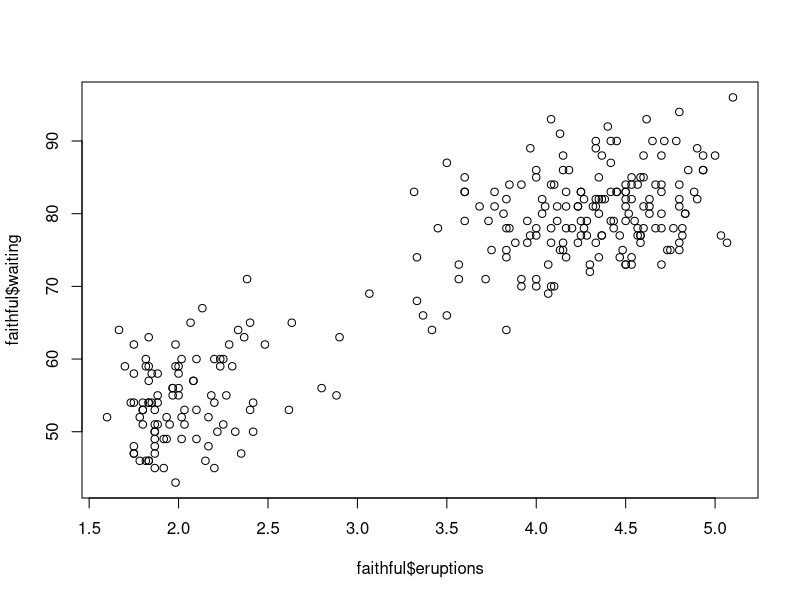
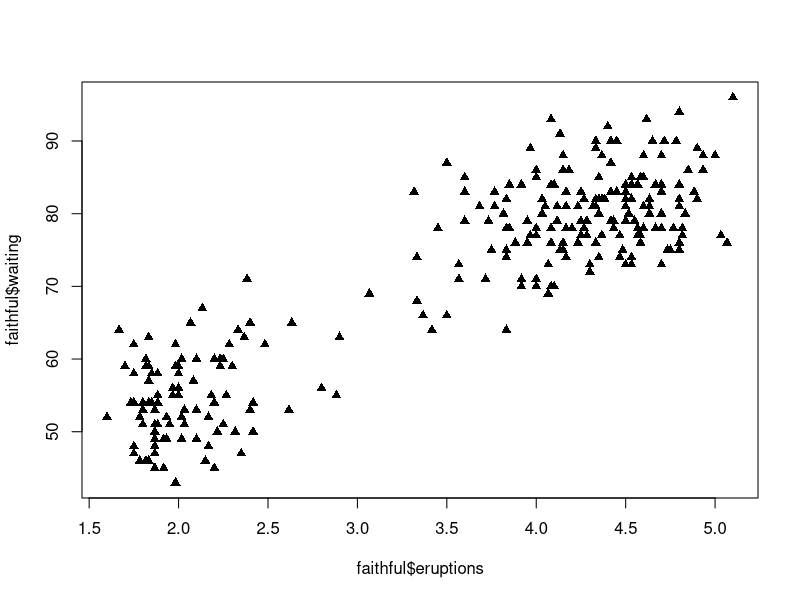
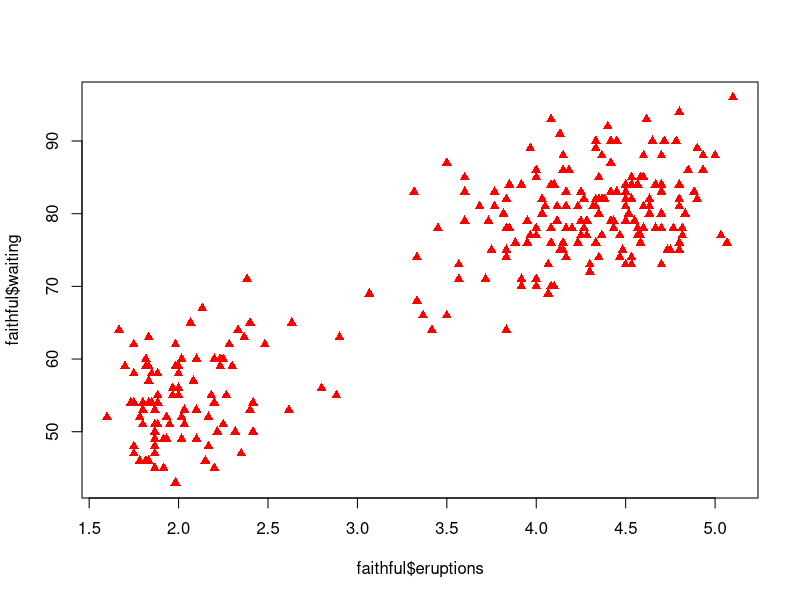
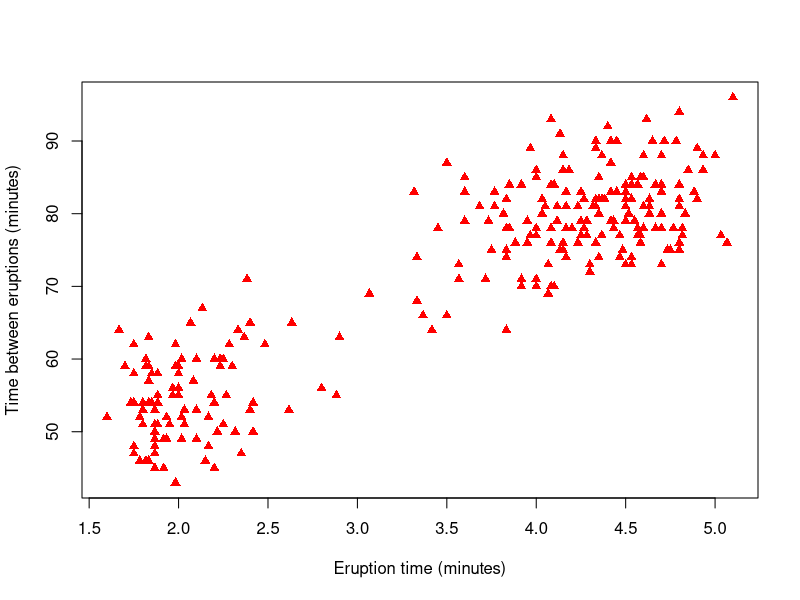
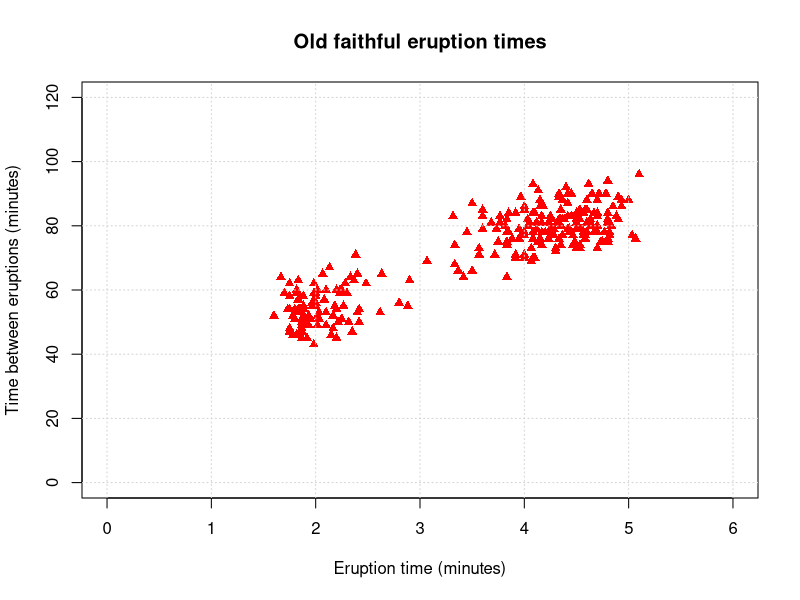
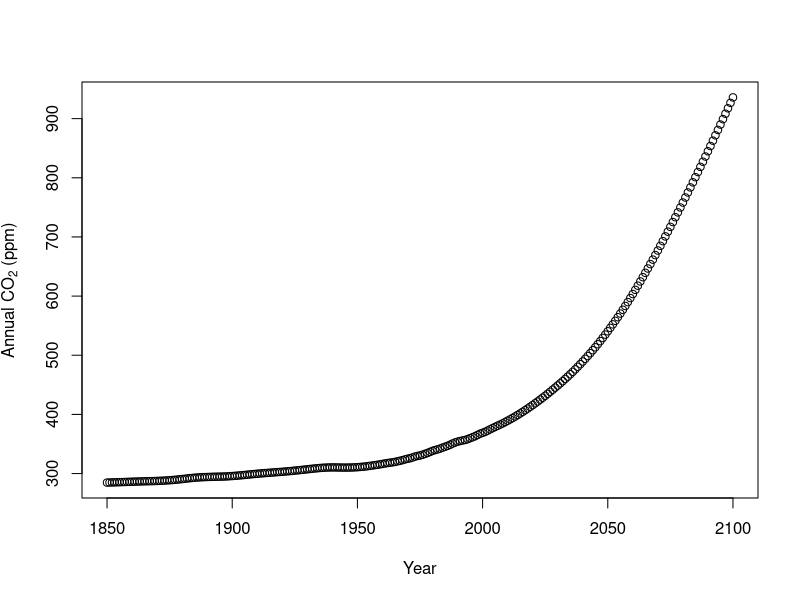
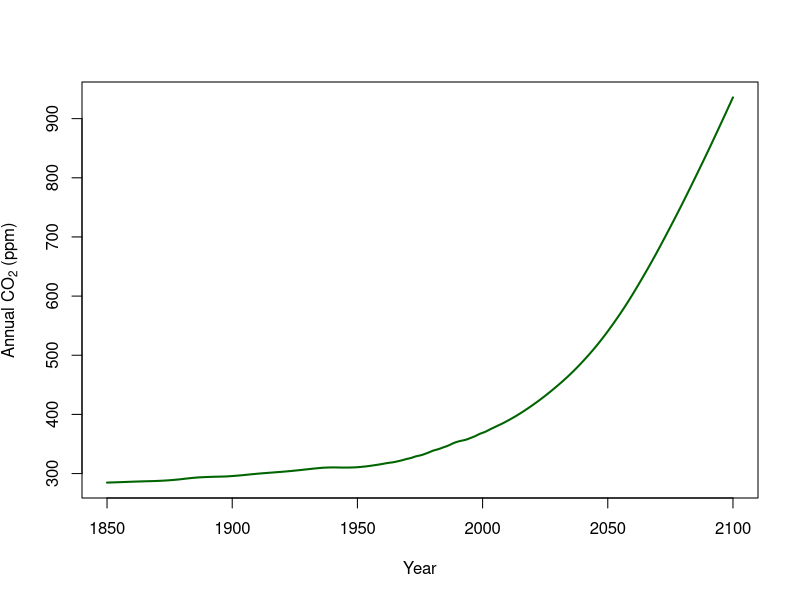

Here is the R script that generated these plots, in order:
#---
# Practical 1 - Using R in Earth System modelling part I

# Tom Matthews (Original Authors: Murray Hoggett and Tom Pugh)
# 18.09.2012
#---

#Hello! This is an R script  introducing R as a scientific computing language
#through climate data. 


##--- Getting started

# R is a standalone program but these days most people use it through the program
# R Studio. You can easily download (for free) R studio on to your laptop, but for ease
# on this course we are going to using an R Studio Cloud (basically R studio through 
# the internet). This makes life easier as we (the course leaders) can upload all the code
# and data to the cloud, meaning you don't have to worry about downloading anything!

##NB Make sure you have watched the introductory video before working through the script,
# as this will show you how the cloud R studio version works!

#An answers / output file is on Canvas that accompanies the practical. This file shows
#how all the output (e.g. code output, plots etc) should look. So if you think something
#doesn't look right, or you get stuck on the code it yourself parts below, have a look
#at this file.

#Code in this script can be
#executed within the script by clicking on the line in this document and
#pressing *Ctrl+Enter* (or *Cmd+Enter* for mac users), which makes the results
#appear in the terminal below. Opening this document in any other program (e.g.
#a text editor) than R studio will lead to you being able to see the code, but
#not being able to run it.


###--- Introducing R ---
# R is quite easy to start working with. R is a fully fledged programming
# language and therefore can be hugely powerful for analyzing data. It allows
# you to analyse much bigger datasets than are possible in other programs (such
# as Microsoft Excel), and there are many jobs for people skilled in R and
# analyzing data. The two introductory practicals of the module will introduce some parts of
# R, will teach finding summary statistics (such as mean, median, standard
# deviation etc.), and will teach how to make a number of different types of
# graphs and maps. This specific practical will show you some of the basics of
# R to allow you to get started using R as a programming language for science,
# so you can discover cool stuff and make publication quality figures quickly
# and easily.


###--- R programming 101 part 1 - the variable. ---
# Lets jump straight in. We are going to teach you a few bits of programming to
# make your life easier. Don't panic, we are not about to ask you to write loads
# of complex code or build new software or anything like that. **We don't
# actually expect you to remember any of this code or any of these commands**.
# You will always have these R scripts, so you can just copy and paste code
# and modify it as you need. 

# The first important concept in programming you need to know to be able to use
# R is the concept of a "variable". A variable is like an postal address. It
# refers to a location in computer memory. It is a location that we can store
# almost anything. Below this paragraph is the first piece of code (anything
# without "#" in front of it). In this first piece of code we make a variable
# called my_var and store the number 144 in it.

# Creates a variable called "my_var" and stores the number 144 in it.
my_var <- 144

# To run the code above, you need to click on the line and press *Ctrl+Enter*
# (or *Cmd+Enter* on a mac). Alternatively you can highlight the row of code and click
# the run button at the top. You will see the command appear on the
# console window below this editor. R has stored the number 144 somewhere in
# your computer's memory, and given that space in memory the address "my_var".

# The rules for creating variables are simple:

# *  Variable names can have letters, numbers, full stops, or underlines. Don't use any other characters. 
# *  Variable names must start with a letter (they cannot start with a number)
# *  Variable names must not contain a space or any other characters

# So "my_var", "My_var", "MY_VAR", "My_var1" are all valid variable names. 

# Invalid variable names would be "1my_var" (because it starts with a number) or
# "my_var#1" (because it contains a character which isn't a letter, number, full
# stop or underline)

# Lastly, variable names do not have to have the words "my" and "var" in them.
# General advice is to call your variable a name which gives an idea of what is
# contained inside it. E.g. if you had some climate data from a Global Climate
# Model that you were going to store in a variable, calling that variable
# "GCM_data", or "gcm_data_1" might be sensible.

# We use the <- operator to assign values. The = operator works in the same way,
#so my_var <- 144 and my_var = 144, do the same thing: they assign the value of 144
#to the variable 'my_var'.

# Once you have made a variable, you can access whatever is stored in that
# variable by just using it's name. For example, to find out what we stored in
# the variable "my_var", just type it's name and press *Ctrl+Enter* (or
# *Cmd+Enter* on a mac); or alternatively you can highlight the code and click
# 'run' at the top of the screen.

# Print the contents of my_var to the screen
my_var

# If you run this code chunk, you should see an output underneath
# that looks something like "[1] 144". The "[1]" is unimportant - it just shows
# that this is output by R rather than what we typed in. The "144" is the
# important bit - the computer went to someplace in memory and retrieved that
# value for us. We can now do useful things with that data. (Note if you didn't
# see this output, you probably haven't run the first code chunk where we made
# the variable in the first place).

# Note, throughout this document you will see the "#" symbol and some text. This
# is called a "comment". Comments in your code allow you to write notes to
# yourself or to other people. If R sees the "#" symbol, it considers everything
# on the line after the '#' to be a comment and ignores it.


###--- R programming 101 part 2 - basic maths. ---

# Storing a single number isn't very useful if we can't do anything with that.
# The whole point of a variable is that we can *reuse* it. All the standard
# mathematical operations can be done on a variable.

# For example, we can add a number to a variable like this:
my_var + 4

# You will see the output printed in the console window below. You will see
# this is the same as if you do

144 + 4

# That's right - R can be used as a standard calculator!

# Lets look at the rest of the mathematical operations on variables: 

# Subtraction:

my_var - 7.5

# Multiplication 

my_var * 1000

# Division

my_var / 12

# Brackets and longer expressions

((my_var + 4) / 10) + (2*my_var) + (1/4)

# Raising to a power 

my_var^2

# You can also store the result of mathematical operations in a new variable. Let's try some variations of that: 

# Create a new variable and store the value of Pi in it 

pi_3dp <- 3.142

# Create a radius variable and store the radius of some circle in it

radius <- 5

# Find the area of this circle

circle_area <- pi_3dp * radius^2

# You shouldn't see any output from this yet. We have just stored the circle's
# area in a variable called "circle_area". We haven't yet printed it to our
# screen. We can see the value in this variable by running just the variable
# name on it's own.

# Print the contents of circle_area to the screen in the "console" area

circle_area

# So our circle with radius 5 has an area of 78.55 units squared. 

### Ok I get it, but what else can be stored in a variable? 
# Lots of other data types can be stored in a variable. This is why a variable
# is like an address for a house. You can store lots of things in a house, or
# just a few things - you don't just have to store one number like we have in
# the "my_var" and the "pi_3dp" examples. For example, you can store a string of
# several characters:

# Make a variable containing a string
my_fav_sentence = "climate data is cool"
# Print the contents of the varible
my_fav_sentence 

# Or you can store several numbers in an object called a "vector". For example, we could store the Fibonacci sequence 

# Make a vector containing the start of the Fibonacci sequence

fib <- c(0, 1, 1, 2, 3, 5, 8, 13, 21, 34)

# Print the contents of the fib variable to the screen

fib

# A vector is made with the concatenate function. This has the form "c()", where
# any number of "things" can go in between the brackets. These things must be
# separated by a comma. We will see this function many times in this series of R
# practicals. You can also use characters instead of number

cha <- c("a", "b", "c")

cha

# The concatenate function is useful because we can apply mathematical
# operations to everything inside the vector (if they are numeric) at the same time. For example to
# double every number in the "fib" variable, all we need to do is:

# Multiply every number inside the fib variable by 2.

fib * 2

# We could also store a 2 dimensional matrix of numbers in a variable 

# Create a matrix of test data with 3 rows, containing the numbers 1:12

my_mat = matrix(1:12, nrow = 3)

# Print the matrix to the screen

my_mat

# Ok, you can store lots of things in a variable. This is kinda boring. 
# I know, this hasn't been interesting so far. But if you don't know the rules
# of naming variables in R and how to use them, you can't do very much. Also
# note that we can now do simple or complex mathematical operations on a whole
# matrix of numbers at the same time. This can allow us to calculate new
# quantities super quickly, or change units for all of our data at the same
# time, etc. Lets move onto something more interesting. Lets get a small
# dataset, and make some graphs.

# The "data()" function is a special function in R that loads a small practise
# datasets for you into a variable of the same name as between the quotes (in
# this case, "faithful"). This is not the normal way to load your own data into R, so
# don't worry about it! # We will show you how to read a dataset into R properly below

data("faithful")

#We can print the whole dataset to the console, or we can use the head() function
#to just look at the top few rows

faithful

head(faithful)

# This is a tiny dataset (only 272 rows long) of eruptions from the Old Faithful
# geyser in Yellowstone National Park, USA. It has two columns: the first
# providing the eruption time in mins, and the second the waiting time in mins
# to the next eruption

# As we don't know much about the dataset we have just loaded into the
# "faithful" variable, lets use two functions to explore what the faithful data
# is. The first function is the "dim()" function, which tells us the dimensions
# of the data (i.e. the number of rows and columns). The second function is the
# "str()" function, short for structure. These two functions are super useful
# when you have new data and you want to work out how to use it / how to plot it
# / how to summarize it / etc.

# Find the dimensions of the data stored in the faithful variable

dim(faithful)

# This tells us that the data stored in the faithful variable has 272 rows and 2
# columns. You might be thinking we can see this from just typing "faithful" and
# looking at how many rows the output says. This works for a very small dataset
# like the faithful dataset, but for datasets of millions of lines you might be
# waiting several minutes at everything is printed to screen. Or your computer
# might crash as it tries to do too much. But the dim() function handles big
# datasets with ease. You can also use nrow() and ncol() to work out the number
# of rows and columns individually.

# Lets get a little more information about the faithful data with the "str()" function
# Print the structure of the faithful variable to the screen

str(faithful)

# So this tells us that the data inside the "faithful" variable is something
# called a dataframe (these are similar to a matrix but with some different features, which
# we will go over later). Like the dim function, the str() function tells us there
# are 272 rows and 2 columns. It tells us that the two columns are called
# "eruptions" and "waiting". It tells us that all the data in both the eruptions
# column and the waiting column are numbers. This means the data can be
# immediately plotted! And finally the str() function shows us the first few
# entries in each column.

# Lets make a scatter graph plotting the eruption times on the x axis, and the
# waiting times on the y axis. To be able to do this we need to know how to plot
# on two axes, and we need to know how to get at the data in each column of a
# dataframe. But first, we should probably also talk about what a dataframe is.


###--- R programming 101 part 3 - subsetting dataframes or matrices. ---
# In R, the most common way to store data is in a dataframe. This is kind of
# like an excel spreadsheet (and a bit like the matrix we discussed above),
# in that it has rows and columns. It is much more
# powerful than excel though, as it can have millions of rows of data without
# crashing, while excel does not manage such big datasets.

# You can access data in dataframes in a couple of different ways. The first way
# is to use the "$" symbol and the column name to extract the whole column. This
# is most often useful for plotting, when plotting all of one column against
# another is a common thing to want to do:

# Print the whole eruptions column

faithful$eruptions

# The second way to extract data from a dataframe is with the square bracket
# notation. This will be very useful later, as this is also how we extract
# subsets of data from matrices, which will will meet again in next week's practical

# In the square bracket notation the first number specifies the row and the second number specifies the column. See below: 
# Print the fifth row of the first column of the faithful dataset

faithful[5,1]

# We can also specify several rows (or several columns) at the same time using a
# colon symbol ":". The colon symbol means "everything between these numbers".
# So 1:9 would mean the numbers 1,2,3,4,5,6,7,8 and 9. This is very useful for
# printing a range of data. See below:

# Print the first 5 rows of the first column

faithful[1:5, 1]

# Print rows 10 to 41 of the second column

faithful[10:41,2]

# Lastly, if we leave the rows or the columns space blank, it means all rows (or
# all columns). Therefore to print all rows of the second column, we can do
# this:

# Select all of the second column in the dataset (this is equivalent to faithful$waiting)
faithful[ ,2]

# we can even get R to show us that these two extraction methods are identical!

identical(faithful[ ,2], faithful$waiting)

# So, two different ways to do the same thing: helpful or confusing!? The reason
# it is useful to know both, is that the square bracket notation is more
# flexible, while the dollar sign notation is easier to understand.

# We now know everything we need to be able to plot the faithful data. The basic
# "plot()" function takes two main arguments, the series of numbers for the x
# axis, and the series of numbers for the y axis:

# Make a scatter plot of old faithful eruptions. The plot will appear in the window on the bottom left.

plot(x = faithful$eruptions, y = faithful$waiting)

# This is a good time to talk about functions. I have mentioned "functions"
# several times already without explaining what they are. So far, we have used
# the concatenate function "c()" to make a vector, the dimensions function
# "dim()" to find the dimensions of some data, the structure function "str()" to
# find more information about a dataset, and now the "plot()" function for
# plotting a scatter graph, as well as others above.

# In R, a function has the general structure of the function name, open
# brackets, then a series of one or more function arguments separated by commas.
# Like this: > some_random_function(argument1=a, argument2=b, argument3=c,
# argument4=d)

# Functions are often used without specifying the name of the argument. This is
# kind of lazy, but if you know how the function works it is fine. In this case,
# the above function would look like this: > some_random_function(a, b, c, d)

# An important note - don't call a variable the same name as a function. R will
# either throw an error, or actually overwrite that function with your variable.
# If this happens don't panic, just save your script, and close and restart R to
# go back to the defaults.

# For the plot function the first two arguments are the x and y data. But there
# are many other arguments. Lets explore a few. Lets start by changing the point
# marker, using the pch argument:

# Change plot symbols

plot(x = faithful$eruptions, y = faithful$waiting, pch = 17)

# There are loads of symbols - Google "plot pch in R" to find out others. 

# Then lets change the colour of the points. Don't forget to put quotation marks around
# "red", as it is a string of characters, and R likes strings of characters to
# be enclosed with quotation marks. Otherwise R would think red was a variable.

plot(x = faithful$eruptions, y = faithful$waiting, pch = 17, col= "red")

# So far we have changed the "pch" and "col" function arguments. The plot is
# looking better. But those axes labels don't look great. Lets change those.

# Use extra function arguments in the plot() function to change the axis labels.
plot(x=faithful$eruptions, y=faithful$waiting, pch=17, col="red", xlab="Eruption time (minutes)", ylab="Time between eruptions (minutes)")

# Now lets add a title with the "main" argument, and change the axis titles. Finally, often
# you want to control what values axes start from and finish at. The xlim and
# ylim function arguments control that. Be careful to use the concatenate
# function "c()" for the start and end values.

# Use extra function arguments for the plot() function to add a title, axis titles,  and change the limits of the plot. 
plot(x=faithful$eruptions, y=faithful$waiting, pch=17, col="red", xlab="Eruption time (minutes)",
     ylab="Time between eruptions (minutes)", main="Old faithful eruption times", 
     xlim= c(0,6), ylim= c(0, 120))

# Finally, lets add a subtle grid to the plot.

grid()

# You might forget how to use the "plot()" function, in which case you can
# either Google it (googling R problems is *very* recommended. Websites like
# stackoverflow.com have the answers to almost every programming question,
# ever), or you can use R's internal documentation pages. R's internal
# documentation can be accessed by putting a question mark before the function
# name (in this case, choose the first option that pops up):

?plot

###--- Real climate data ---
# It feels like time to start working with real climate data. In this section,
# we will revise what we have learnt about storing data inside a variable, and
# about functions. We will learn a couple of new functions to change the folder
# that R looks inside to find data, and a new function to read in data from a
# file. Lets get started!

# The easiest way to organize data files in R is to have the R script (i.e. this
# document you are reading right now) and the data files all in the same folder
# on your computer. This folder is then called your "working directory"
# (directory is another name for folder). In R, you use the "setwd()" (which is
# short for set working directory) function to set the working directory. Inside
# the quotation marks below, put the folder name where your data is. For this module
# we are working in the cloud, but the same principle applies. We want to set the 
# working directory (within the cloud) so R can find our data.

# Set the working directory, so R can find the data files. It will be set to
# the 'Earth_systems_Practical1' folder.

setwd("/home/jovyan/Earth_Systems_Practical1")

# We can also use the getwd() function to ask R to return the current working directory
# at any time

getwd()

# Once you have set your working directory, you can read in a file to R. For
# most data, the most common functions for reading in data are the "read.csv()"
# or "read.table()" functions. read.csv() is good for comma separated value
# files, while read.table is good for space separated files. There are many
# other functions in R for reading in other data (e.g. excel files) - you can
# find out about those by googling them. Anyway, lets read in some data:

# Read in the data

my_data <- read.csv("RCP85_MIDYR_CONC_CO2.csv")

# As usual, we want to run our usual two functions to check the data has loaded
# correctly and find out what the data is. These functions are the dim() and the
# str() functions that we have introduced already.

# Quality check the data loading

dim(my_data)

str(my_data)

# It looks like the data has loaded OK - it seems to have 251 rows and 2
# columns. This time there are variable names in the column header (if there
# were no variable names in the file they would be called "V1" and "V2", which
# are R's placeholder variable names). We can easily change names of the columns
# in a dataframe in R using the "colnames()" function:

# Set the column names in the dataframe stored in the variable called my_data

colnames(my_data) <- c("year", "CO2")

# Now if we recheck the column names with head(), we should see they have changed. 

# Check that the data names have changed

head(my_data)

# Easy! Lets make a quick scatter plot of this data. Note the use of a new
# function, the "expression()" function, which lets us use mathematical notation
# and sub and superscripts in axes labels. If you want to use mathematical
# symbols and expressions in R axes labels, Google more about R's "expression()"
# function. Note the square brackets for subscripts (use "CO"^2 for superscripts
# inside the expression function). Also note the *, which inside the expression
# function means to stick two bits of text together.

# Plot the time series data. Note the new expression() function, which allows mathematical expressions, 
# superscripts and subscripts to be used in plot labels.

plot(x = my_data$year, y = my_data$CO2, xlab = "Year", ylab = expression("Annual CO"[2] * " (ppm)"))

# The graph looks quite good, but with time series data like this it would be
# more normal to plot it as a line graph. Note "time series" data is any data
# measured at regularly spaced intervals. This is done by changing the "type="
# function argument. We can make the line thicker with the "lwd=" argument, and
# we might want to change the color.

# Change from a scatter graph to a line graph with the type='l' function argument. lwd=2 changes the line width. 

plot(x=my_data$year, y=my_data$CO2, xlab="Year", ylab=expression("Annual CO"[2] * ' (ppm)'), 
     type='l', lwd=2, col="darkgreen")


###--- Now over to you! ---

# In the above you have made line plots of CO2 equivalent mixing ratios for the
# RCP 8.5 scenario. How does this compare to the other RCPs? Make your own plots
# for RCP 2.6 based on the process above. To do this, you will need to load in the
# data file ("RCP26_MIDYR_CONC_CO2.csv") using the read.csv() function and then
# plot using the plot() function. 


#Have a go! NB if you get stuck, the code is provided in an answers / output file on Canvas that accompanies
#the practical.





## Additional exercise.
#Have a go at plotting both lines on the same plot (i.e. the RCP85 and RCP26 data). You can do this by
#using the lines() function - this adds additional lines on to an already created plot. 
#So, first plot the RCP85 data using the plot() function, as you did
#above. Then, add the RCP26 data on using the lines() function - you give it the same x and y
#arguments as you do for plot(). Try coloring the lines different colours.






###--- End of practical 1 --- 
#OK, so if you haven't seen R before, that was a
#HUGE amount of information. You are may feel totally overwhelmed, and like this
#course isn't for you. If you feel this way don't panic, it is normal to feel
#like this. Go and take a break and then possibly go through this whole practical
#again. There is so much information in this that it will be difficult to take
#it all in in just one sitting.

# The really good news, is that you now know almost everything you need to know
# about variables and using functions. Everything else we do is just a variation
# on what you have done here. Sure there are a couple of new
# functions and some different datasets, but everything else is just repeating
# what we have already done. If you understand most of this R practical, you have
# already understood about 80% of what you need for this module So well done!

